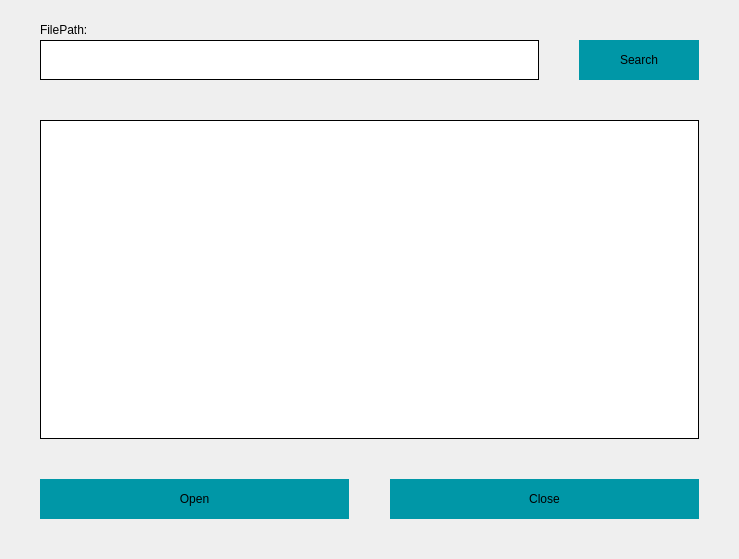
<?xml version="1.0" encoding="UTF-8"?>
<ui version="4.0">
 <class>LogReadLogScreen</class>
 <widget class="QWidget" name="LogReadLogScreen">
  <property name="geometry">
   <rect>
    <x>0</x>
    <y>0</y>
    <width>739</width>
    <height>559</height>
   </rect>
  </property>
  <property name="windowTitle">
   <string>Form</string>
  </property>
  <widget class="QLineEdit" name="filePathLineEdit">
   <property name="geometry">
    <rect>
     <x>40</x>
     <y>40</y>
     <width>499</width>
     <height>40</height>
    </rect>
   </property>
   <property name="styleSheet">
    <string notr="true">QLineEdit{

	border-color: #000000;
	border-radius: 0px;
	border-width: 1px;
	border-style: solid;
	color: #000000
}</string>
   </property>
  </widget>
  <widget class="QPushButton" name="searchButton">
   <property name="geometry">
    <rect>
     <x>579</x>
     <y>40</y>
     <width>120</width>
     <height>40</height>
    </rect>
   </property>
   <property name="styleSheet">
    <string notr="true">QPushButton{

	border: none;
	background-color: #0097A7;
	color: #000000;
}

QPushButton:pressed{

	background-color: #00838F;
}

QPushButton:checked{

	background-color: #00838F;
}</string>
   </property>
   <property name="text">
    <string>Search</string>
   </property>
  </widget>
  <widget class="QLabel" name="label">
   <property name="geometry">
    <rect>
     <x>40</x>
     <y>20</y>
     <width>499</width>
     <height>20</height>
    </rect>
   </property>
   <property name="styleSheet">
    <string notr="true">color: #000000;</string>
   </property>
   <property name="text">
    <string>FilePath:</string>
   </property>
  </widget>
  <widget class="QTextBrowser" name="textBrowser">
   <property name="geometry">
    <rect>
     <x>40</x>
     <y>120</y>
     <width>659</width>
     <height>319</height>
    </rect>
   </property>
   <property name="styleSheet">
    <string notr="true">QTextBrowser{

	border-style: solid;
	border-width: 1px;
	border-color: #000000;
	color: #000000;
}</string>
   </property>
  </widget>
  <widget class="QPushButton" name="searchButton_2">
   <property name="geometry">
    <rect>
     <x>40</x>
     <y>479</y>
     <width>309</width>
     <height>40</height>
    </rect>
   </property>
   <property name="styleSheet">
    <string notr="true">QPushButton{

	border: none;
	background-color: #0097A7;
	color: #000000;
}

QPushButton:pressed{

	background-color: #00838F;
}

QPushButton:checked{

	background-color: #00838F;
}</string>
   </property>
   <property name="text">
    <string>Open</string>
   </property>
  </widget>
  <widget class="QPushButton" name="searchButton_3">
   <property name="geometry">
    <rect>
     <x>390</x>
     <y>479</y>
     <width>309</width>
     <height>40</height>
    </rect>
   </property>
   <property name="styleSheet">
    <string notr="true">QPushButton{

	border: none;
	background-color: #0097A7;
	color: #000000;
}

QPushButton:pressed{

	background-color: #00838F;
}

QPushButton:checked{

	background-color: #00838F;
}</string>
   </property>
   <property name="text">
    <string>Close</string>
   </property>
  </widget>
 </widget>
 <resources/>
 <connections/>
</ui>
